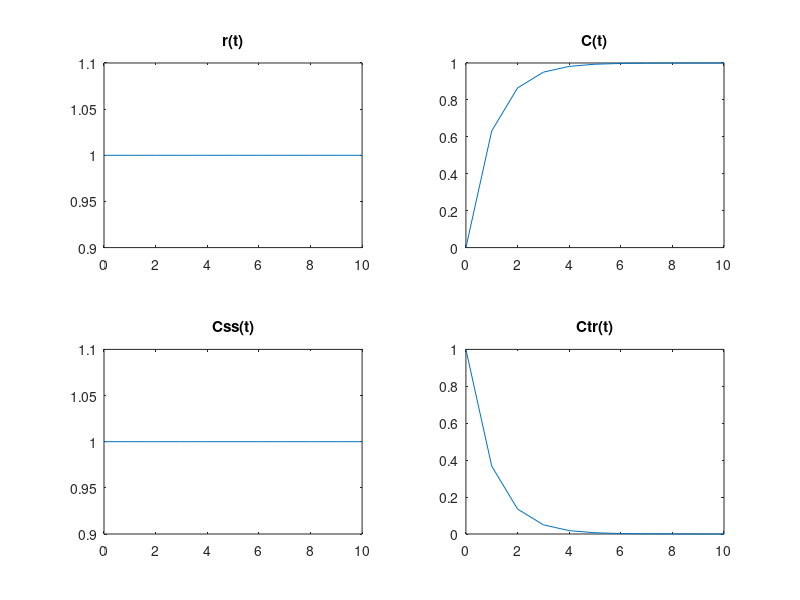

Recreate this plot in MATLAB.
clc;
clear all;
close all;
t=0:10;
u=zeros(1,length(t));
c=u;
ctr=u;
for i=1:11
        u(i)=1; 
end
for i=1:11
    ctr(i)=exp(-t(i));
end
for i=1:11
    c(i)=u(i)-ctr(i);
end

subplot(2,2,1)
plot(t,u)
title("r(t)")
subplot(2,2,2)
plot(t,c)
title("C(t)")
subplot(2,2,3)
plot(t,u)
title("Css(t)")
subplot(2,2,4)
plot(t,ctr)
title("Ctr(t)")
